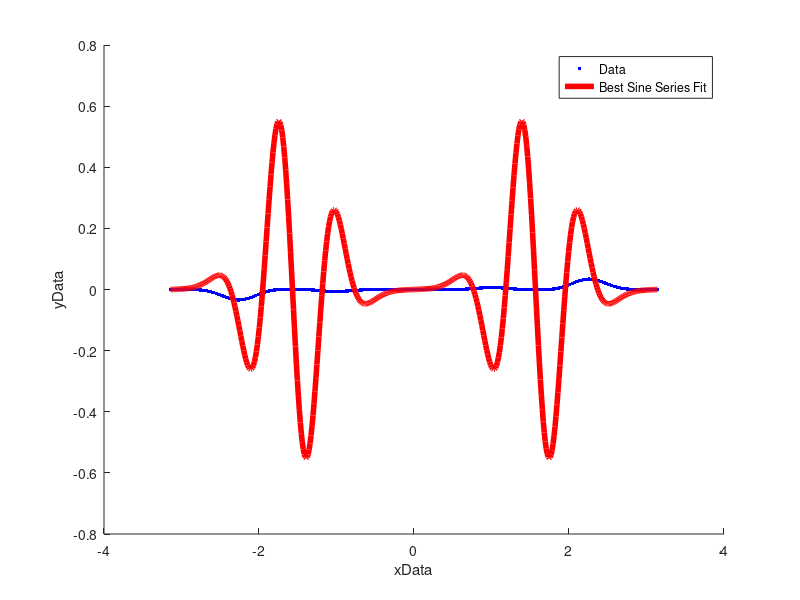

The MATLAB script that drew this image:
function fit_Sine_Series()
N=500;
xData=linspace(-pi,pi,N);
yData=((0.25*xData.^2).* cos(xData).^4.* sin(xData).^7 )';
M=40;
for i=1:length(xData)
    for j=1:M
        A(i,j) = xData(1,i)^(j-1);
        %(row,col)
    end
    fxB(i) = 0;
end
B = inv(transpose(A)*A) * transpose(A)*yData;
for i = 1:length(xData)
   for j = 1:M
       fxB(i) = fxB(i) + B(j) * sin(xData(i)*j);
       %filling up array of values from model function
   end
end
ltwo = sqrt(transpose(yData-A*B)*(yData-A*B))

sz=6;
c='b';
scatter(xData, yData, sz, c, 'filled')
hold on
plot(xData,fxB,'r','LineWidth',4);
hold off
xlabel('xData')
ylabel('yData')
legend('Data', 'Best Sine Series Fit')
%increasing M lowers the residual as well. M = 5, .1970, M = 10, .1055, M =
%20, .0244, M = 40, .0571
%this series is called the fourier sine series
